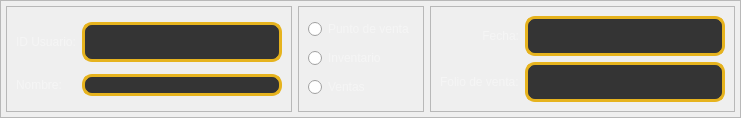
                  <widget class="QFrame" name="frame_12">
                   <property name="styleSheet">
                    <string notr="true">font: 87 16pt &quot;Arial Black&quot;;
color: whitesmoke;</string>
                   </property>
                   <property name="frameShape">
                    <enum>QFrame::StyledPanel</enum>
                   </property>
                   <property name="frameShadow">
                    <enum>QFrame::Raised</enum>
                   </property>
                   <layout class="QHBoxLayout" name="horizontalLayout_9">
                    <property name="leftMargin">
                     <number>5</number>
                    </property>
                    <property name="topMargin">
                     <number>5</number>
                    </property>
                    <property name="rightMargin">
                     <number>5</number>
                    </property>
                    <property name="bottomMargin">
                     <number>5</number>
                    </property>
                    <item>
                     <widget class="QFrame" name="frame_15">
                      <property name="styleSheet">
                       <string notr="true"/>
                      </property>
                      <property name="frameShape">
                       <enum>QFrame::StyledPanel</enum>
                      </property>
                      <property name="frameShadow">
                       <enum>QFrame::Raised</enum>
                      </property>
                      <layout class="QGridLayout" name="gridLayout_18">
                       <item row="0" column="0">
                        <widget class="QLabel" name="label_70">
                         <property name="text">
                          <string>ID Usuario:</string>
                         </property>
                        </widget>
                       </item>
                       <item row="1" column="0">
                        <widget class="QLabel" name="label_86">
                         <property name="text">
                          <string>Nombre:</string>
                         </property>
                        </widget>
                       </item>
                       <item row="1" column="1">
                        <widget class="QLineEdit" name="lineEdit_4">
                         <property name="styleSheet">
                          <string notr="true">background-color: #343434;
font: 87 14pt &quot;Arial Black&quot;;
color: whitesmoke;
border: 3px solid #e6b31e;
border-radius: 10px;
</string>
                         </property>
                         <property name="readOnly">
                          <bool>true</bool>
                         </property>
                        </widget>
                       </item>
                       <item row="0" column="1">
                        <widget class="QLineEdit" name="lineEdit">
                         <property name="minimumSize">
                          <size>
                           <width>200</width>
                           <height>40</height>
                          </size>
                         </property>
                         <property name="styleSheet">
                          <string notr="true">background-color: #343434;
font: 87 14pt &quot;Arial Black&quot;;
color: whitesmoke;
border: 3px solid #e6b31e;
border-radius: 10px;
</string>
                         </property>
                         <property name="readOnly">
                          <bool>true</bool>
                         </property>
                        </widget>
                       </item>
                      </layout>
                     </widget>
                    </item>
                    <item>
                     <widget class="QFrame" name="frame_16">
                      <property name="styleSheet">
                       <string notr="true">font: 87 15pt &quot;Arial Black&quot;;
color: whitesmoke;</string>
                      </property>
                      <property name="frameShape">
                       <enum>QFrame::StyledPanel</enum>
                      </property>
                      <property name="frameShadow">
                       <enum>QFrame::Raised</enum>
                      </property>
                      <layout class="QVBoxLayout" name="verticalLayout_11">
                       <item>
                        <widget class="QRadioButton" name="radioButton">
                         <property name="text">
                          <string>Punto de venta</string>
                         </property>
                        </widget>
                       </item>
                       <item>
                        <widget class="QRadioButton" name="radioButton_2">
                         <property name="text">
                          <string>Inventario</string>
                         </property>
                        </widget>
                       </item>
                       <item>
                        <widget class="QRadioButton" name="radioButton_3">
                         <property name="text">
                          <string>Ventas</string>
                         </property>
                        </widget>
                       </item>
                      </layout>
                     </widget>
                    </item>
                    <item>
                     <widget class="QFrame" name="frame_17">
                      <property name="styleSheet">
                       <string notr="true"/>
                      </property>
                      <property name="frameShape">
                       <enum>QFrame::StyledPanel</enum>
                      </property>
                      <property name="frameShadow">
                       <enum>QFrame::Raised</enum>
                      </property>
                      <layout class="QGridLayout" name="gridLayout_11">
                       <item row="1" column="0" colspan="2">
                        <widget class="QLabel" name="label_82">
                         <property name="text">
                          <string>Folio de venta:</string>
                         </property>
                        </widget>
                       </item>
                       <item row="1" column="2">
                        <widget class="QLineEdit" name="lineEdit_3">
                         <property name="minimumSize">
                          <size>
                           <width>200</width>
                           <height>40</height>
                          </size>
                         </property>
                         <property name="styleSheet">
                          <string notr="true">background-color: #343434;
font: 87 14pt &quot;Arial Black&quot;;
color: whitesmoke;
border: 3px solid #e6b31e;
border-radius: 10px;
</string>
                         </property>
                         <property name="readOnly">
                          <bool>true</bool>
                         </property>
                        </widget>
                       </item>
                       <item row="0" column="2">
                        <widget class="QLineEdit" name="lineEdit_2">
                         <property name="minimumSize">
                          <size>
                           <width>200</width>
                           <height>40</height>
                          </size>
                         </property>
                         <property name="styleSheet">
                          <string notr="true">background-color: #343434;
font: 87 14pt &quot;Arial Black&quot;;
color: whitesmoke;
border: 3px solid #e6b31e;
border-radius: 10px;
</string>
                         </property>
                         <property name="readOnly">
                          <bool>true</bool>
                         </property>
                        </widget>
                       </item>
                       <item row="0" column="0" colspan="2">
                        <widget class="QLabel" name="label_73">
                         <property name="text">
                          <string>Fecha:</string>
                         </property>
                         <property name="alignment">
                          <set>Qt::AlignRight|Qt::AlignTrailing|Qt::AlignVCenter</set>
                         </property>
                        </widget>
                       </item>
                      </layout>
                     </widget>
                    </item>
                   </layout>
                  </widget>
